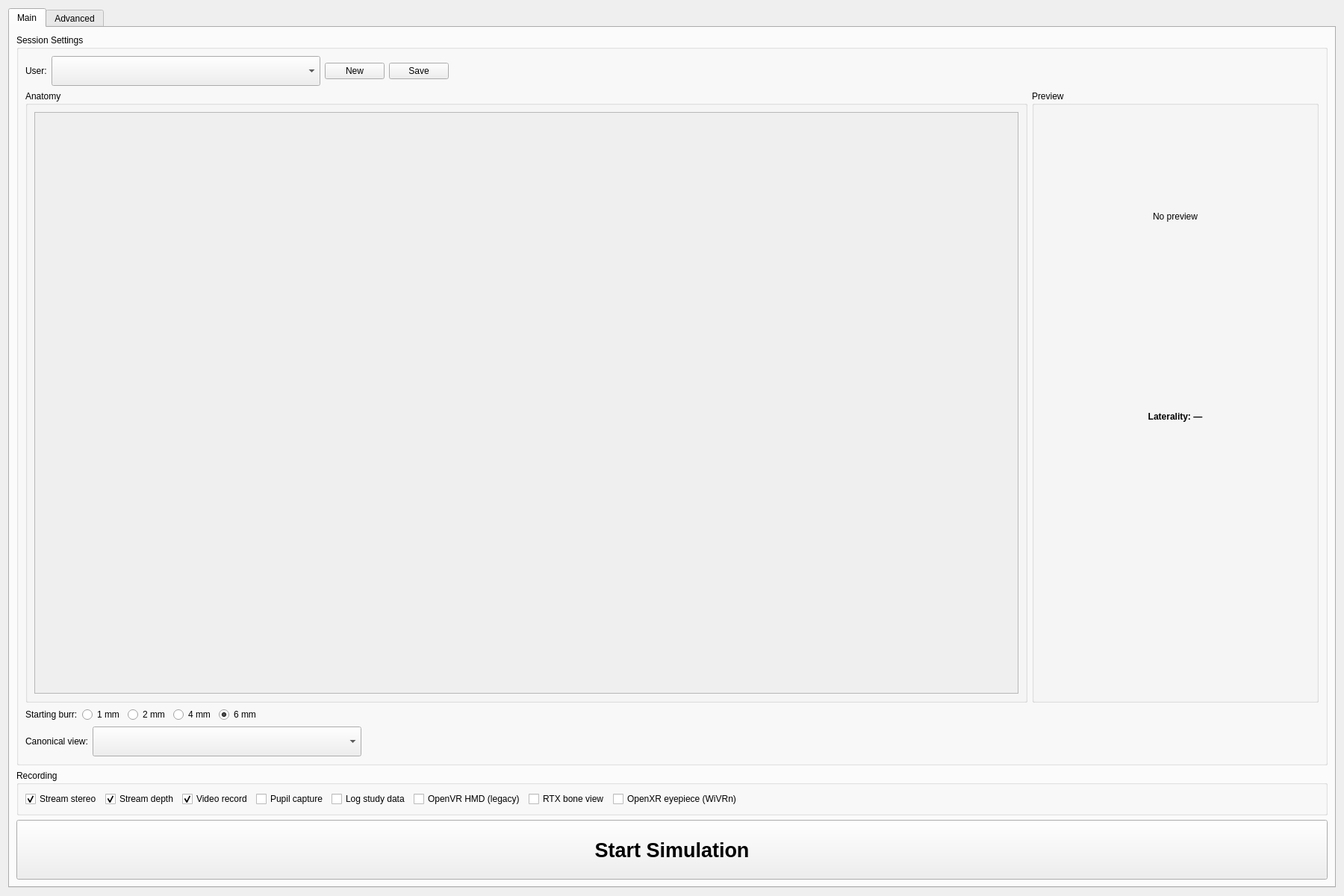
<?xml version="1.0" encoding="UTF-8"?>
<ui version="4.0">
 <class>Form</class>
 <widget class="QWidget" name="Form">
  <property name="geometry">
   <rect>
    <x>0</x>
    <y>0</y>
    <width>1800</width>
    <height>1200</height>
   </rect>
  </property>
  <property name="windowTitle">
   <string>FIVRS</string>
  </property>
  <layout class="QVBoxLayout" name="rootLayout">
   <item>
    <widget class="QTabWidget" name="tabWidget">
     <property name="currentIndex">
      <number>0</number>
     </property>
     <widget class="QWidget" name="tab_main">
      <attribute name="title">
       <string>Main</string>
      </attribute>
      <layout class="QVBoxLayout" name="mainTabLayout">
       <item>
        <widget class="QGroupBox" name="groupBox_session">
         <property name="title">
          <string>Session Settings</string>
         </property>
         <layout class="QVBoxLayout" name="sessionLayout">
          <item>
           <layout class="QHBoxLayout" name="profileRow">
            <item>
             <widget class="QLabel" name="label_user">
              <property name="text">
               <string>User:</string>
              </property>
             </widget>
            </item>
            <item>
             <widget class="QComboBox" name="combo_user_profile">
              <property name="minimumSize">
               <size>
                <width>360</width>
                <height>40</height>
               </size>
              </property>
             </widget>
            </item>
            <item>
             <widget class="QPushButton" name="button_new_profile">
              <property name="text">
               <string>New</string>
              </property>
             </widget>
            </item>
            <item>
             <widget class="QPushButton" name="button_save_profile">
              <property name="text">
               <string>Save</string>
              </property>
             </widget>
            </item>
            <item>
             <spacer name="profileSpacer">
              <property name="orientation">
               <enum>Qt::Horizontal</enum>
              </property>
              <property name="sizeHint" stdset="0">
               <size>
                <width>40</width>
                <height>20</height>
               </size>
              </property>
             </spacer>
            </item>
           </layout>
          </item>
          <item>
           <layout class="QHBoxLayout" name="anatomyRow">
            <item>
             <widget class="QGroupBox" name="groupBox_anatomy_list">
              <property name="title">
               <string>Anatomy</string>
              </property>
              <layout class="QVBoxLayout" name="anatomyListLayout">
               <item>
                <widget class="QScrollArea" name="scrollArea">
                 <property name="widgetResizable">
                  <bool>true</bool>
                 </property>
                 <property name="minimumSize">
                  <size>
                   <width>360</width>
                   <height>360</height>
                  </size>
                 </property>
                 <widget class="QWidget" name="scrollAreaWidgetContents">
                  <property name="geometry">
                   <rect>
                    <x>0</x>
                    <y>0</y>
                    <width>340</width>
                    <height>340</height>
                   </rect>
                  </property>
                 </widget>
                </widget>
               </item>
              </layout>
             </widget>
            </item>
            <item>
             <widget class="QGroupBox" name="groupBox_preview">
              <property name="title">
               <string>Preview</string>
              </property>
              <layout class="QVBoxLayout" name="previewLayout">
               <item>
                <widget class="QLabel" name="label_preview_icon">
                 <property name="minimumSize">
                  <size>
                   <width>360</width>
                   <height>280</height>
                  </size>
                 </property>
                 <property name="alignment">
                  <set>Qt::AlignCenter</set>
                 </property>
                 <property name="text">
                  <string>No preview</string>
                 </property>
                 <property name="scaledContents">
                  <bool>false</bool>
                 </property>
                </widget>
               </item>
               <item>
                <widget class="QLabel" name="label_preview_laterality">
                 <property name="font">
                  <font>
                   <weight>75</weight>
                   <bold>true</bold>
                  </font>
                 </property>
                 <property name="alignment">
                  <set>Qt::AlignCenter</set>
                 </property>
                 <property name="text">
                  <string>Laterality: —</string>
                 </property>
                </widget>
               </item>
               <item>
                <widget class="QLabel" name="label_preview_description">
                 <property name="wordWrap">
                  <bool>true</bool>
                 </property>
                 <property name="alignment">
                  <set>Qt::AlignTop|Qt::AlignLeft</set>
                 </property>
                 <property name="text">
                  <string/>
                 </property>
                </widget>
               </item>
              </layout>
             </widget>
            </item>
           </layout>
          </item>
          <item>
           <layout class="QHBoxLayout" name="burrRow">
            <item>
             <widget class="QLabel" name="label_burr">
              <property name="text">
               <string>Starting burr:</string>
              </property>
             </widget>
            </item>
            <item>
             <widget class="QRadioButton" name="radio_burr_1">
              <property name="text">
               <string>1 mm</string>
              </property>
             </widget>
            </item>
            <item>
             <widget class="QRadioButton" name="radio_burr_2">
              <property name="text">
               <string>2 mm</string>
              </property>
             </widget>
            </item>
            <item>
             <widget class="QRadioButton" name="radio_burr_4">
              <property name="text">
               <string>4 mm</string>
              </property>
             </widget>
            </item>
            <item>
             <widget class="QRadioButton" name="radio_burr_6">
              <property name="text">
               <string>6 mm</string>
              </property>
              <property name="checked">
               <bool>true</bool>
              </property>
             </widget>
            </item>
            <item>
             <spacer name="burrSpacer">
              <property name="orientation">
               <enum>Qt::Horizontal</enum>
              </property>
              <property name="sizeHint" stdset="0">
               <size>
                <width>40</width>
                <height>20</height>
               </size>
              </property>
             </spacer>
            </item>
           </layout>
          </item>
          <item>
           <layout class="QHBoxLayout" name="canonicalViewRow">
            <item>
             <widget class="QLabel" name="label_canonical_view">
              <property name="text">
               <string>Canonical view:</string>
              </property>
             </widget>
            </item>
            <item>
             <widget class="QComboBox" name="combo_canonical_view">
              <property name="minimumSize">
               <size>
                <width>360</width>
                <height>40</height>
               </size>
              </property>
             </widget>
            </item>
            <item>
             <spacer name="canonicalViewSpacer">
              <property name="orientation">
               <enum>Qt::Horizontal</enum>
              </property>
              <property name="sizeHint" stdset="0">
               <size>
                <width>40</width>
                <height>20</height>
               </size>
              </property>
             </spacer>
            </item>
           </layout>
          </item>
         </layout>
        </widget>
       </item>
       <item>
        <widget class="QGroupBox" name="groupBox_recording">
         <property name="title">
          <string>Recording</string>
         </property>
         <layout class="QHBoxLayout" name="recordingLayout">
          <item>
           <widget class="QCheckBox" name="check_stream_stereo">
            <property name="text">
             <string>Stream stereo</string>
            </property>
            <property name="checked">
             <bool>true</bool>
            </property>
           </widget>
          </item>
          <item>
           <widget class="QCheckBox" name="check_stream_depth">
            <property name="text">
             <string>Stream depth</string>
            </property>
            <property name="checked">
             <bool>true</bool>
            </property>
           </widget>
          </item>
          <item>
           <widget class="QCheckBox" name="check_video_record">
            <property name="text">
             <string>Video record</string>
            </property>
            <property name="checked">
             <bool>true</bool>
            </property>
           </widget>
          </item>
          <item>
           <widget class="QCheckBox" name="check_pupil_capture">
            <property name="text">
             <string>Pupil capture</string>
            </property>
           </widget>
          </item>
          <item>
           <widget class="QCheckBox" name="check_log_study_data">
            <property name="text">
             <string>Log study data</string>
            </property>
           </widget>
          </item>
          <item>
           <widget class="QCheckBox" name="check_openvr_hmd">
            <property name="toolTip">
             <string>Legacy: ALVR + SteamVR + OpenVR scene Submit (ADF 14). Prefer OpenXR eyepiece for microscope clutch.</string>
            </property>
            <property name="text">
             <string>OpenVR HMD (legacy)</string>
            </property>
           </widget>
          </item>
          <item>
           <widget class="QCheckBox" name="check_rtx_view">
            <property name="toolTip">
             <string>When Start Simulation is clicked, open a second window with the drillable bone under the microscope beam. Drilling, haptics, and the AMBF view stay as they are.</string>
            </property>
            <property name="text">
             <string>RTX bone view</string>
            </property>
           </widget>
          </item>
          <item>
           <widget class="QCheckBox" name="check_openxr_eyepiece">
            <property name="toolTip">
             <string>Recommended: WiVRn + OpenXR head-locked stereo eyepiece (ADF 15). HMD 6DoF moves main_camera only while cam-clutch (stylus btn 1) is held.</string>
            </property>
            <property name="text">
             <string>OpenXR eyepiece (WiVRn)</string>
            </property>
           </widget>
          </item>
          <item>
           <spacer name="recordingSpacer">
            <property name="orientation">
             <enum>Qt::Horizontal</enum>
            </property>
            <property name="sizeHint" stdset="0">
             <size>
              <width>40</width>
              <height>20</height>
             </size>
            </property>
           </spacer>
          </item>
         </layout>
        </widget>
       </item>
       <item>
        <widget class="QPushButton" name="button_start_simulation">
         <property name="minimumSize">
          <size>
           <width>0</width>
           <height>80</height>
          </size>
         </property>
         <property name="font">
          <font>
           <pointsize>20</pointsize>
           <weight>75</weight>
           <bold>true</bold>
          </font>
         </property>
         <property name="toolTip">
          <string>Start AMBF with the selected anatomy. Optional RTX bone view stays a checkbox.</string>
         </property>
         <property name="text">
          <string>Start Simulation</string>
         </property>
        </widget>
       </item>
      </layout>
     </widget>
     <widget class="QWidget" name="tab_advanced">
      <attribute name="title">
       <string>Advanced</string>
      </attribute>
      <layout class="QVBoxLayout" name="advancedLayout">
       <item>
        <widget class="QGroupBox" name="groupBox_sim_controls">
         <property name="title">
          <string>Simulator Controls</string>
         </property>
         <layout class="QHBoxLayout" name="simControlsLayout">
          <item>
           <widget class="QPushButton" name="button_reset_volume">
            <property name="text">
             <string>Reset Volume</string>
            </property>
           </widget>
          </item>
          <item>
           <widget class="QPushButton" name="button_reset_drill">
            <property name="text">
             <string>Reset Drill</string>
            </property>
           </widget>
          </item>
          <item>
           <widget class="QPushButton" name="button_toggle_shadows">
            <property name="text">
             <string>Toggle Shadows</string>
            </property>
           </widget>
          </item>
          <item>
           <widget class="QPushButton" name="button_toggle_vol_smooth">
            <property name="text">
             <string>Toggle Volume Smoothening</string>
            </property>
           </widget>
          </item>
         </layout>
        </widget>
       </item>
       <item>
        <widget class="QGroupBox" name="groupBox_paths">
         <property name="title">
          <string>Paths / Configuration</string>
         </property>
         <layout class="QGridLayout" name="pathsLayout">
          <item row="0" column="0">
           <widget class="QLabel" name="label_6">
            <property name="text">
             <string>AMBF Simulator Executable:</string>
            </property>
           </widget>
          </item>
          <item row="0" column="1">
           <widget class="QTextEdit" name="textEdit_ambf_executable">
            <property name="maximumSize">
             <size>
              <width>16777215</width>
              <height>48</height>
             </size>
            </property>
            <property name="verticalScrollBarPolicy">
             <enum>Qt::ScrollBarAlwaysOff</enum>
            </property>
           </widget>
          </item>
          <item row="0" column="2">
           <widget class="QPushButton" name="pushButton_ambf_executable">
            <property name="maximumSize">
             <size>
              <width>44</width>
              <height>16777215</height>
             </size>
            </property>
            <property name="text">
             <string>...</string>
            </property>
           </widget>
          </item>
          <item row="1" column="0">
           <widget class="QLabel" name="label_7">
            <property name="text">
             <string>Pupil Capture Executable:</string>
            </property>
           </widget>
          </item>
          <item row="1" column="1">
           <widget class="QTextEdit" name="textEdit_pupil_capture_executable">
            <property name="maximumSize">
             <size>
              <width>16777215</width>
              <height>48</height>
             </size>
            </property>
            <property name="verticalScrollBarPolicy">
             <enum>Qt::ScrollBarAlwaysOff</enum>
            </property>
           </widget>
          </item>
          <item row="1" column="2">
           <widget class="QPushButton" name="pushButton_pupil_capture_executable">
            <property name="maximumSize">
             <size>
              <width>44</width>
              <height>16777215</height>
             </size>
            </property>
            <property name="text">
             <string>...</string>
            </property>
           </widget>
          </item>
          <item row="2" column="0">
           <widget class="QLabel" name="label_8">
            <property name="text">
             <string>Recording Script Executable:</string>
            </property>
           </widget>
          </item>
          <item row="2" column="1">
           <widget class="QTextEdit" name="textEdit_recording_script_executable">
            <property name="maximumSize">
             <size>
              <width>16777215</width>
              <height>48</height>
             </size>
            </property>
            <property name="verticalScrollBarPolicy">
             <enum>Qt::ScrollBarAlwaysOff</enum>
            </property>
           </widget>
          </item>
          <item row="2" column="2">
           <widget class="QPushButton" name="pushButton_recording_script_executable">
            <property name="maximumSize">
             <size>
              <width>44</width>
              <height>16777215</height>
             </size>
            </property>
            <property name="text">
             <string>...</string>
            </property>
           </widget>
          </item>
          <item row="3" column="0">
           <widget class="QLabel" name="label_9">
            <property name="text">
             <string>Launch File:</string>
            </property>
           </widget>
          </item>
          <item row="3" column="1">
           <widget class="QTextEdit" name="textEdit_launch_file">
            <property name="maximumSize">
             <size>
              <width>16777215</width>
              <height>48</height>
             </size>
            </property>
            <property name="verticalScrollBarPolicy">
             <enum>Qt::ScrollBarAlwaysOff</enum>
            </property>
           </widget>
          </item>
          <item row="3" column="2">
           <widget class="QPushButton" name="pushButton_launch_file">
            <property name="maximumSize">
             <size>
              <width>44</width>
              <height>16777215</height>
             </size>
            </property>
            <property name="text">
             <string>...</string>
            </property>
           </widget>
          </item>
          <item row="4" column="0">
           <widget class="QLabel" name="label_10">
            <property name="text">
             <string>Recording Base Path:</string>
            </property>
           </widget>
          </item>
          <item row="4" column="1">
           <widget class="QTextEdit" name="textEdit_recording_base_path">
            <property name="maximumSize">
             <size>
              <width>16777215</width>
              <height>48</height>
             </size>
            </property>
            <property name="verticalScrollBarPolicy">
             <enum>Qt::ScrollBarAlwaysOff</enum>
            </property>
           </widget>
          </item>
          <item row="4" column="2">
           <widget class="QPushButton" name="pushButton_recording_base_path">
            <property name="maximumSize">
             <size>
              <width>44</width>
              <height>16777215</height>
             </size>
            </property>
            <property name="text">
             <string>...</string>
            </property>
           </widget>
          </item>
          <item row="5" column="0">
           <widget class="QLabel" name="label_11">
            <property name="text">
             <string>Footpedal Device:</string>
            </property>
           </widget>
          </item>
          <item row="5" column="1">
           <widget class="QTextEdit" name="textEdit_footpedal_device">
            <property name="maximumSize">
             <size>
              <width>16777215</width>
              <height>48</height>
             </size>
            </property>
            <property name="verticalScrollBarPolicy">
             <enum>Qt::ScrollBarAlwaysOff</enum>
            </property>
           </widget>
          </item>
          <item row="5" column="2">
           <widget class="QPushButton" name="pushButton_footpedal_device">
            <property name="maximumSize">
             <size>
              <width>44</width>
              <height>16777215</height>
             </size>
            </property>
            <property name="text">
             <string>...</string>
            </property>
           </widget>
          </item>
          <item row="0" column="3" rowspan="3">
           <widget class="QPushButton" name="pushButton_reload_configuration">
            <property name="minimumSize">
             <size>
              <width>0</width>
              <height>50</height>
             </size>
            </property>
            <property name="text">
             <string>Reload Configuration</string>
            </property>
           </widget>
          </item>
          <item row="3" column="3" rowspan="3">
           <widget class="QPushButton" name="pushButton_save_configuration">
            <property name="minimumSize">
             <size>
              <width>0</width>
              <height>50</height>
             </size>
            </property>
            <property name="text">
             <string>Save Configuration</string>
            </property>
           </widget>
          </item>
         </layout>
        </widget>
       </item>
       <item>
        <widget class="QLabel" name="label_4">
         <property name="font">
          <font>
           <pointsize>16</pointsize>
           <weight>75</weight>
           <bold>true</bold>
          </font>
         </property>
         <property name="text">
          <string>Info</string>
         </property>
        </widget>
       </item>
       <item>
        <widget class="QPlainTextEdit" name="textEdit_info">
         <property name="readOnly">
          <bool>true</bool>
         </property>
         <property name="maximumSize">
          <size>
           <width>16777215</width>
           <height>220</height>
          </size>
         </property>
        </widget>
       </item>
       <item>
        <widget class="QLabel" name="label_5">
         <property name="font">
          <font>
           <pointsize>16</pointsize>
           <weight>75</weight>
           <bold>true</bold>
          </font>
         </property>
         <property name="text">
          <string>Debug</string>
         </property>
        </widget>
       </item>
       <item>
        <widget class="QPlainTextEdit" name="textEdit_debug">
         <property name="readOnly">
          <bool>true</bool>
         </property>
        </widget>
       </item>
      </layout>
     </widget>
    </widget>
   </item>
  </layout>
 </widget>
 <resources/>
 <connections/>
</ui>
